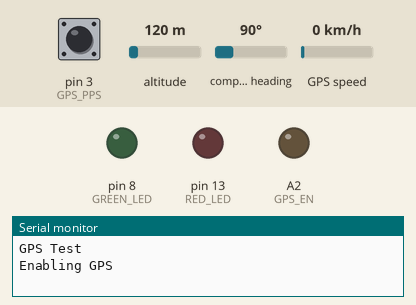
A sketch run on a simulated Arduino Mega 2560, built with avr-gcc and run on an emulated ATmega2560. On the bench: output pins drawn as LEDs (lit = HIGH), the last lines printed to the serial monitor. Inputs (shaded band) come from the test bench; at power-on: pin 3 (GPS_PPS) LOW, altitude 120 m, compass heading 90°, GPS speed 0 km/h. The GPS gets a fix after 3 s at 37.7749, -122.4194 with 8 satellites; pins used as bus, display or sensor lines are not drawn.

Above: at 2.2 s.
2.3 s: pin 3 (GPS_PPS) driven HIGH
At 3.0 s:
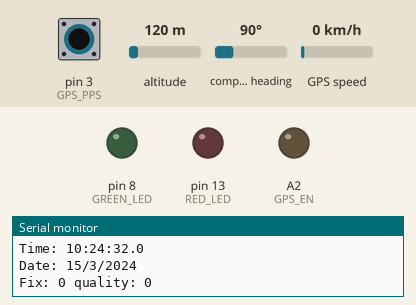
3.9 s: pin 3 (GPS_PPS) pulsed LOW 5 times (0.12 s each, 0.3 s apart)
At 4.19 s:
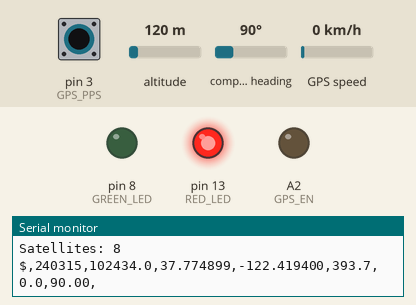
Timing chart, 0 to 7.0 s (numbered marks = the images above; inputs shaded):
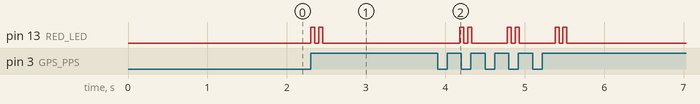

The sketch:

gps_test.ino
```cpp
// (licence header left out)
    #include <Adafruit_GPS.h>

    //*********************************************************************************************
    #define SERIAL_BAUD   9600
    #define GPS_BAUD      9600

    #define RED_LED       13  // onboard blinky
    #define BATT_MON      9   // Battery Monitor, analog input

    #define GPS_RESET     A0  // GPS Reset Pin. ACTIVE LOW
    #define GPS_FIX       A1  // GPS Fix Pin
    #define GPS_EN        A2  // GPS Enable Pin ACTIVE LOW
    #define GPS_TX        0  // GPS TX Pin, Serial RX Pin
    #define GPS_RX        1  // GPS RX Pin, Serial TX Pin
    #define GPS_PPS       3  // "SCL" HW Interrupt pin

    #define SD_CS         4   // uSD Card 'Chip Select' Pin
    #define SD_CD         7   // uSD Card 'Card Detect' Pin
    #define GREEN_LED     8   // uSD Card blinky

    #define GPSSerial Serial1
    // Connect to the GPS on the hardware port
    Adafruit_GPS GPS(&GPSSerial);

    volatile bool state = false;

    uint32_t timer = millis();
    String msg;

    void setup() {
      attachInterrupt(digitalPinToInterrupt(GPS_PPS), PPS_ISR, RISING);

      pinMode(GREEN_LED, OUTPUT);
      pinMode(RED_LED, OUTPUT);

      pinMode(GPS_RESET,OUTPUT);
      digitalWrite(GPS_RESET, HIGH); //Active HIGH, Pull LOW to reset GPS
      pinMode(GPS_FIX,  INPUT);
      pinMode(GPS_EN,   OUTPUT);
      digitalWrite(GPS_EN, LOW); //Active LOW, Pull HIGH to Disable GPS
      pinMode(GPS_PPS,  INPUT);

      while (!Serial); // wait until serial console is open, remove if not tethered to computer
      Serial.begin(SERIAL_BAUD);

      Serial.println("GPS Test");

      Serial.println("Enabling GPS");
      //digitalWrite(GPS_EN, HIGH); //Active Low, Disable GPS

      //Serial1.begin(SERIAL_BAUD);
      GPS.begin(GPS_BAUD);
      // uncomment this line to turn on RMC (recommended minimum) and GGA (fix data) including altitude
      GPS.sendCommand(PMTK_SET_NMEA_OUTPUT_RMCGGA);
      // uncomment this line to turn on only the "minimum recommended" data
      //GPS.sendCommand(PMTK_SET_NMEA_OUTPUT_RMCONLY);
      // For parsing data, we don't suggest using anything but either RMC only or RMC+GGA since
      // the parser doesn't care about other sentences at this time
      // Set the update rate
      GPS.sendCommand(PMTK_SET_NMEA_UPDATE_1HZ); // 1 Hz update rate
      // For the parsing code to work nicely and have time to sort thru the data, and
      // print it out we don't suggest using anything higher than 1 Hz

      // Request updates on antenna status, comment out to keep quiet
      //GPS.sendCommand(PGCMD_ANTENNA);

      delay(1000);
    }


    void loop() {
      if (Serial1.available()) {
        char c = GPS.read();
        //Serial.write(c);
      }
      if (GPS.newNMEAreceived()) {
        // a tricky thing here is if we print the NMEA sentence, or data
        // we end up not listening and catching other sentences!
        // so be very wary if using OUTPUT_ALLDATA and trytng to print out data
        //Serial.println(GPS.lastNMEA()); // this also sets the newNMEAreceived() flag to false
        if (!GPS.parse(GPS.lastNMEA())) // this also sets the newNMEAreceived() flag to false
          return; // we can fail to parse a sentence in which case we should just wait for another
      }
      //if (millis() - timer > 1000) {
      //  timer = millis(); // reset the timer
      if (state) {
        Serial.print("\nTime: ");
        Serial.print(GPS.hour, DEC); Serial.print(':');
        Serial.print(GPS.minute, DEC); Serial.print(':');
        Serial.print(GPS.seconds, DEC); Serial.print('.');
        Serial.println(GPS.milliseconds);
        Serial.print("Date: ");
        Serial.print(GPS.day, DEC); Serial.print('/');
        Serial.print(GPS.month, DEC); Serial.print("/20");
        Serial.println(GPS.year, DEC);
        Serial.print("Fix: "); Serial.print((int)GPS.fix);
        Serial.print(" quality: "); Serial.println((int)GPS.fixquality);
        if (GPS.fix) {
          Serial.print("Location: ");
          Serial.print(GPS.latitude, 4); Serial.print(GPS.lat);
          Serial.print(", ");
          Serial.print(GPS.longitude, 4); Serial.println(GPS.lon);
          Serial.print("Speed (knots): "); Serial.println(GPS.speed);
          Serial.print("Angle: "); Serial.println(GPS.angle);
          Serial.print("Altitude: "); Serial.println(GPS.altitude);
          Serial.print("Satellites: "); Serial.println((int)GPS.satellites);

          msg = "$," + format_date(String(GPS.year),String(GPS.month),String(GPS.day)) +",";
          msg += format_time(String(GPS.hour), String(GPS.minute),String(GPS.seconds), String(GPS.milliseconds)) + ",";
          //msg += String(GPS.latitude,4) + String(GPS.lat) + "," + String(GPS.longitude,4) + String(GPS.lon) + ",";
          msg += decimal_lat_str(String(GPS.latitude,4), GPS.lat) + ",";
          msg += decimal_lon_str(String(GPS.longitude,4), GPS.lon) + ",";
          msg += alt_ft_str(GPS.altitude) + "," + speed_mph_str(GPS.speed) + "," + String(GPS.angle) + ",";
          //Serial.println(decimal_lat_str(String(GPS.latitude,4), GPS.lat));
          //Serial.println(decimal_lon_str(String(GPS.longitude,4), GPS.lon));
          Serial.println(msg);
          Serial.println(msg.length());
        }
      }
      if (state) {
        Blink(RED_LED,50,2);
        state = false;
      }
    }

    String speed_mph_str(float spd){
      //spd is in knots
      spd = spd * 1.150779; //convert knots to mph
      //Serial.println(alt,4);
      return String(spd,1);
    }

    String alt_ft_str(float alt){
      //alt is in meters
      alt = alt * 3.28084; //convert meters to feet
      //Serial.println(alt,4);
      return String(alt,1);
    }


    String decimal_lon_str(String lon, char hemi){
      //Serial.println(lon);
      int idx = lon.indexOf(".");
      float deg = (lon.substring(0,idx-2)).toFloat();
      float dec = (lon.substring(idx-2)).toFloat()/60;
      //Serial.println(deg);
      //Serial.println(dec, 6);
      float lon_f = deg+dec;
      //Serial.println(hemi);
      if (hemi == 'W'){
        lon_f = lon_f*-1;
      }
      //Serial.println(lat_f,6);
      return String(lon_f,6);
    }

    String decimal_lat_str(String lat, char hemi){
      //Serial.println(lat);
      float deg = (lat.substring(0,2)).toFloat();
      float dec = (lat.substring(2)).toFloat()/60;
      //Serial.println(deg);
      //Serial.println(dec, 6);
      float lat_f = deg+dec;
      //Serial.println(hemi);
      if (hemi == 'S'){
        lat_f = lat_f*-1;
      }
      //Serial.println(lat_f,6);
      return String(lat_f,6);
    }

    String format_date(String yr, String mo, String day){
      if (mo.length() == 1){
        mo = "0" + mo;
      }
      if (day.length() == 1){
        day = "0" + day;
      }
      String date = yr + mo + day;
      return date;
    }

    String format_time(String hr, String mi, String sec, String ms){
      if (hr.length() == 1){
        hr = "0" + hr;
      }
      if (mi.length() == 1){
        mi = "0" + mi;
      }
      if (sec.length() == 1){
        sec = "0" + sec;
      }
      String time_stamp = hr+mi+sec+"."+ms;
      return time_stamp;
    }


    void PPS_ISR(){
      state= true;
    }

    void Blink(byte PIN, byte DELAY_MS, byte loops)
    {
      for (byte i=0; i<loops; i++)
      {
        digitalWrite(PIN,HIGH);
        delay(DELAY_MS);
        digitalWrite(PIN,LOW);
        delay(DELAY_MS);
      }
    }
```

Measured:
- after the input at 2.3 s, pin 13 (RED_LED): alternates HIGH for 0.05 s and LOW for 0.05 s, 4 changes in all, then stays LOW, starting at once
- after the input at 3.9 s, pin 13 (RED_LED): LOW → HIGH after 0.28 s, then repeats every 0.60 s: LOW 0.05 s, HIGH 0.05 s, LOW 0.45 s, HIGH 0.05 s, until it stays LOW from 5.5 s
